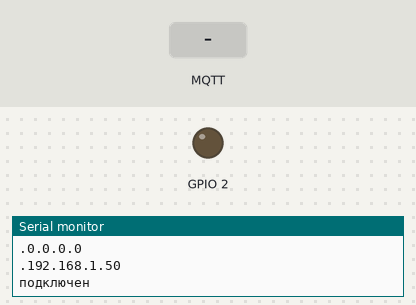
The sketch below on a simulated ESP32. Parts: output pins drawn as LEDs (lit = HIGH), the last lines printed to the serial monitor. Inputs (shaded band) come from the test bench. WiFi joins after 1.5 s; servers stay silent unless stated; no MQTT or app messages arrive unless stated.

Above: at 2.7 s.
2.8 s: MQTT message "on" arrives on the first subscribed topic
At 3.3 s:
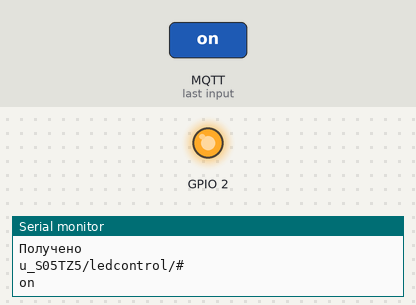
4.3 s: MQTT message "off" arrives on the first subscribed topic
At 5.7 s:
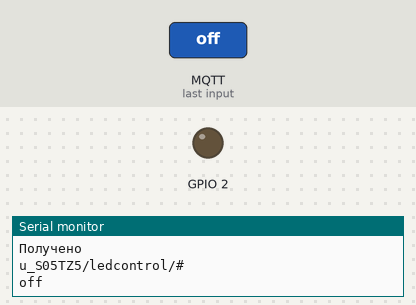
Timing chart, 0 to 7.3 s (numbered marks = the images above; inputs shaded):
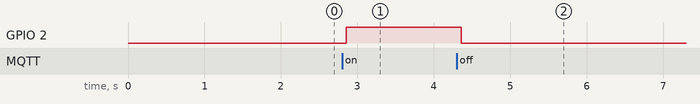

Measured:
- after the input at 2.8 s, GPIO 2: LOW → HIGH after 0.06 s
- after the input at 4.3 s, GPIO 2: HIGH → LOW after 0.06 s

The sketch:

sketch_apr3a.ino
```cpp
#include <PubSubClient.h>
#include <WiFi.h>
const char* ssid = "123";
const char* pass = "123456789";
const char* mqtt_server = "m2.wqtt.ru";
const int port = 19773;
const char* mqtt_user = "u_S05TZ5";
const char* pass_mqtt = "QBt2pRBO";
WiFiClient espClient;
PubSubClient client(espClient);
void setup() {
  pinMode(2, OUTPUT);
  Serial.begin(115200);
  // put your setup code here, to run once:
  WiFi.begin(ssid, pass);
  while(WiFi.status() != WL_CONNECTED){
    delay(500);
    Serial.print(".");
  Serial.println(WiFi.localIP());
  }
  client.setServer(mqtt_server, port);
  client.setCallback(receivedCallback);
}

void loop() {
  // put your main code here, to run repeatedly:
  if (!client.connected()){
    String clientID = "ESPCLINET";
    if(client.connect(clientID.c_str(), mqtt_user, pass_mqtt)){
      Serial.println("подключен");
      client.subscribe("u_S05TZ5/ledcontrol/#");
    }
  }
  client.loop();
  delay(100);

}

void receivedCallback(char* topic, byte* payload, unsigned int length) {
  String message;
  Serial.println("Получено");
  Serial.println(topic);
  for (int i = 0; i < length; i++) {
    message += (char)payload[i];
  }
  Serial.println(message);
  if (message == "on"){
    digitalWrite(2, HIGH);
  }
  if (message == "off"){
    digitalWrite(2, LOW);
  }
}
```
